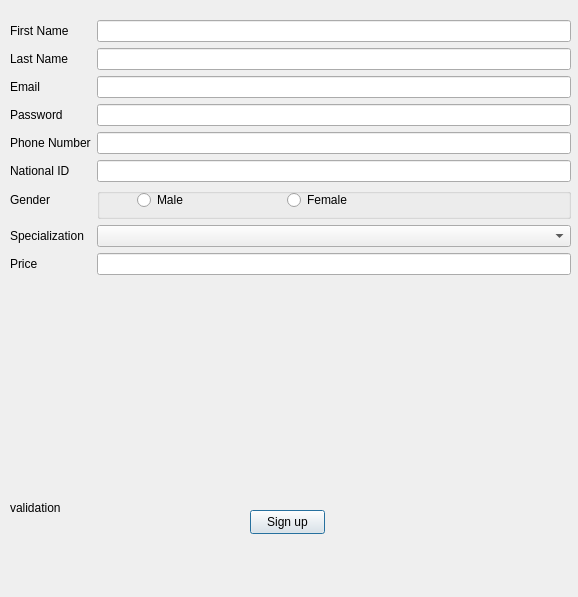
<?xml version="1.0" encoding="UTF-8"?>
<ui version="4.0">
 <class>doctor_sign_up</class>
 <widget class="QDialog" name="doctor_sign_up">
  <property name="geometry">
   <rect>
    <x>0</x>
    <y>0</y>
    <width>578</width>
    <height>597</height>
   </rect>
  </property>
  <property name="windowTitle">
   <string>Dialog</string>
  </property>
  <widget class="QWidget" name="formLayoutWidget">
   <property name="geometry">
    <rect>
     <x>10</x>
     <y>20</y>
     <width>561</width>
     <height>291</height>
    </rect>
   </property>
   <layout class="QFormLayout" name="formLayout">
    <item row="0" column="0">
     <widget class="QLabel" name="label">
      <property name="text">
       <string>First Name</string>
      </property>
     </widget>
    </item>
    <item row="0" column="1">
     <widget class="QLineEdit" name="first_name"/>
    </item>
    <item row="1" column="0">
     <widget class="QLabel" name="label_3">
      <property name="text">
       <string>Last Name</string>
      </property>
     </widget>
    </item>
    <item row="1" column="1">
     <widget class="QLineEdit" name="last_name"/>
    </item>
    <item row="2" column="0">
     <widget class="QLabel" name="label_4">
      <property name="text">
       <string>Email</string>
      </property>
     </widget>
    </item>
    <item row="2" column="1">
     <widget class="QLineEdit" name="email"/>
    </item>
    <item row="3" column="0">
     <widget class="QLabel" name="label_5">
      <property name="text">
       <string>Password</string>
      </property>
     </widget>
    </item>
    <item row="3" column="1">
     <widget class="QLineEdit" name="password"/>
    </item>
    <item row="4" column="0">
     <widget class="QLabel" name="label_6">
      <property name="text">
       <string>Phone Number</string>
      </property>
     </widget>
    </item>
    <item row="4" column="1">
     <widget class="QLineEdit" name="phone_number"/>
    </item>
    <item row="5" column="0">
     <widget class="QLabel" name="label_7">
      <property name="text">
       <string>National ID</string>
      </property>
     </widget>
    </item>
    <item row="5" column="1">
     <widget class="QLineEdit" name="national_id"/>
    </item>
    <item row="6" column="0">
     <widget class="QLabel" name="label_8">
      <property name="text">
       <string>Gender</string>
      </property>
     </widget>
    </item>
    <item row="6" column="1">
     <widget class="QGroupBox" name="gender_groub_box">
      <property name="sizePolicy">
       <sizepolicy hsizetype="Preferred" vsizetype="Maximum">
        <horstretch>5</horstretch>
        <verstretch>0</verstretch>
       </sizepolicy>
      </property>
      <property name="title">
       <string/>
      </property>
      <widget class="QRadioButton" name="male">
       <property name="geometry">
        <rect>
         <x>40</x>
         <y>0</y>
         <width>110</width>
         <height>24</height>
        </rect>
       </property>
       <property name="text">
        <string>Male</string>
       </property>
      </widget>
      <widget class="QRadioButton" name="female">
       <property name="geometry">
        <rect>
         <x>190</x>
         <y>0</y>
         <width>110</width>
         <height>24</height>
        </rect>
       </property>
       <property name="text">
        <string>Female</string>
       </property>
      </widget>
     </widget>
    </item>
    <item row="7" column="0">
     <widget class="QLabel" name="label_9">
      <property name="text">
       <string>Specialization</string>
      </property>
     </widget>
    </item>
    <item row="7" column="1">
     <widget class="QComboBox" name="specialization"/>
    </item>
    <item row="8" column="0">
     <widget class="QLabel" name="label_10">
      <property name="text">
       <string>Price</string>
      </property>
     </widget>
    </item>
    <item row="8" column="1">
     <widget class="QLineEdit" name="price"/>
    </item>
   </layout>
  </widget>
  <widget class="QPushButton" name="submit">
   <property name="geometry">
    <rect>
     <x>250</x>
     <y>510</y>
     <width>75</width>
     <height>24</height>
    </rect>
   </property>
   <property name="text">
    <string>Sign up</string>
   </property>
  </widget>
  <widget class="QLabel" name="validation">
   <property name="geometry">
    <rect>
     <x>10</x>
     <y>500</y>
     <width>559</width>
     <height>16</height>
    </rect>
   </property>
   <property name="text">
    <string>validation</string>
   </property>
  </widget>
  <widget class="QWidget" name="days" native="true">
   <property name="geometry">
    <rect>
     <x>30</x>
     <y>320</y>
     <width>521</width>
     <height>171</height>
    </rect>
   </property>
  </widget>
 </widget>
 <resources/>
 <connections/>
</ui>
